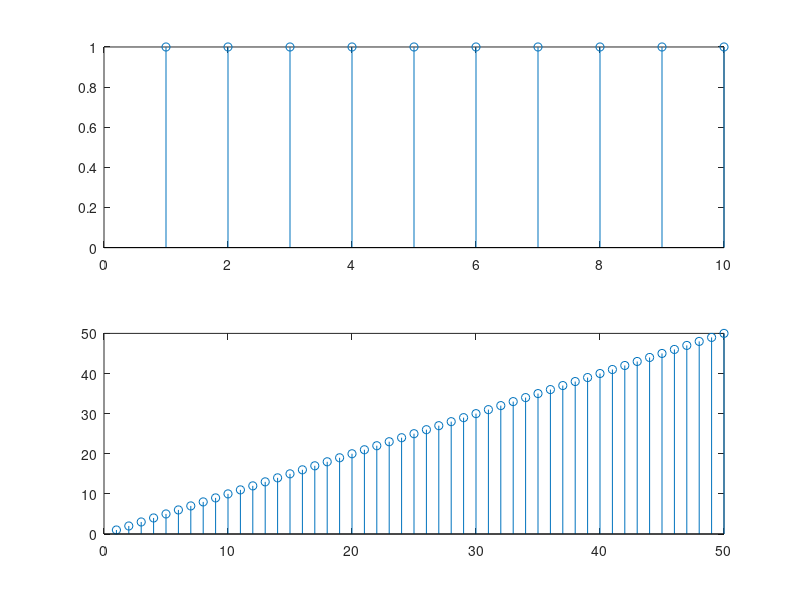

Write the MATLAB code that produced this figure.
n=1:50;
x = [1 : 10];
unit_step = @(x) (x >= 0);
y=unit_step(x);

subplot(2,1,1);
stem(x, y)
subplot(2,1,2);
stem(n,n);

